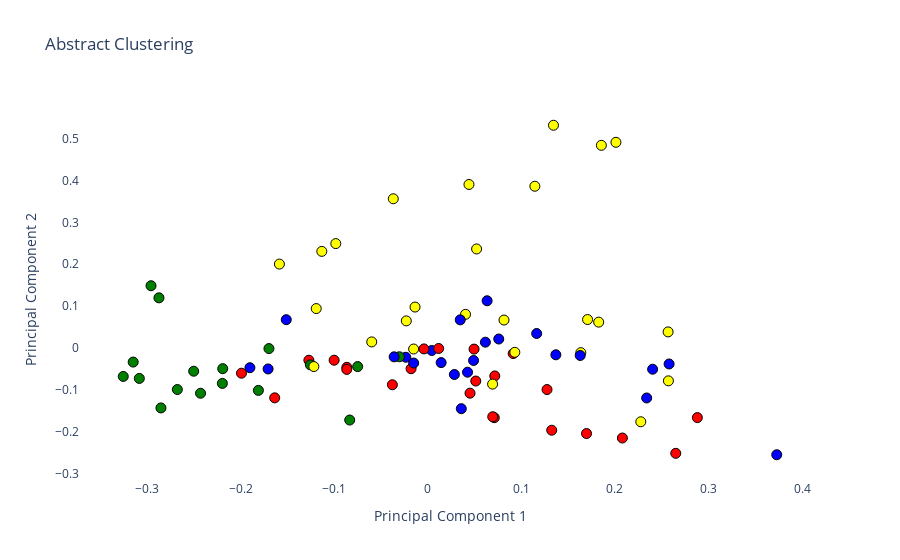

The notebook cell saved with this chart:
### Markdown cell above
### dynamic exploration

### Code cell
df['Cluster'] = cluster_labels

import plotly.graph_objects as go # Import the graphical object
import plotly.colors as colors


# Define custom colors for each cluster label
cluster_colors = ['red', 'blue', 'green', 'yellow', 'orange']

fig = go.Figure(data=go.Scatter(
    x=X_pca[:, 0], y=X_pca[:, 1],
    mode='markers',
    marker=dict(
        color=[cluster_colors[label] for label in cluster_labels],
        size=10,  # Adjust the marker size here
        line=dict(width=1, color='Black')
    ),
    hovertemplate='<b>Title:</b> %{text}',
    text=df['title']
))


# Set plot title and axis labels
fig.update_layout(
    title='Abstract Clustering',
    xaxis_title='Principal Component 1',
    yaxis_title='Principal Component 2',
    plot_bgcolor='white'  # Set the background color to white
)

plot(fig,
     image_filename='abstracts_cluster_bert_plot_1', 
     image='png', 
     image_width=1000, 
     image_height=800
)

# Show the plot
fig.show()

### Figure 1 — Plotly figure (JSON) as saved in the notebook; plotly's stock layout.template omitted (floating-point values rounded to 4 significant figures)
{"data": [{"hovertemplate": "<b>Title:</b> %{text}", "marker": {"color": ["green", "blue", "green", "yellow", "green", "red", "red", "blue", "green", "green", "blue", "blue", "green", "red", "yellow", "green", "red", "red", "blue", "blue", "blue", "yellow", "red", "blue", "yellow", "green", "yellow", "red", "yellow", "blue", "red", "red", "yellow", "red", "yellow", "red", "red", "green", "red", "green", "blue", "blue", "blue", "yellow", "yellow", "yellow", "red", "red", "yellow", "blue", "blue", "yellow", "red", "yellow", "green", "red", "red", "blue", "red", "yellow", "blue", "green", "green", "green", "blue", "yellow", "yellow", "yellow", "yellow", "red", "red", "yellow", "blue", "blue", "green", "blue", "red", "green", "red", "yellow", "yellow", "yellow", "blue", "yellow", "blue", "yellow", "yellow", "green", "blue"], "line": {"color": "Black", "width": 1}, "size": 10}, "mode": "markers", "text": ["A Deep Learning Approach to Refine the Identification of High-Quality Clinical Research Articles From the Biomedical Literature: Protocol for Algorithm Development and Validation", "Text mining-based word representations for biomedical data analysis and protein-protein interaction networks in machine learning tasks", "Using the contextual language model BERT for multi-criteria classification of scientific articles", "Integrating heterogeneous knowledge graphs into drug-drug interaction extraction from the literature", "srBERT: automatic article classification model for systematic review using BERT", "STonKGs: a sophisticated transformer trained on biomedical text and knowledge graphs", "Concept recognition as a machine translation problem", "Improving reference prioritisation with PICO recognition", "LitCovid in 2022: an information resource for the COVID-19 literature", "LitCovid: an open database of COVID-19 literature", "A general approach for improving deep learning-based medical relation extraction using a pre-trained model and fine-tuning", "Biomedical named entity recognition using deep neural networks with contextual information", "The Classification of Short Scientific Texts Using Pretrained BERT Model", "Discovering Thematically Coherent Biomedical Documents Using Contextualized Bidirectional Encoder Representations from Transformers-Based Clustering", "IMSE: interaction information attention and molecular structure based drug drug interaction extraction", "Large-scale protein-protein post-translational modification extraction with distant supervision and confidence calibrated BioBERT", "Bioformer: an efficient transformer language model for biomedical text mining", "Unsupervised Event Graph Representation and Similarity Learning on Biomedical Literature", "Parallel sequence tagging for concept recognition", "Extraction of knowledge graph of Covid-19 through mining of unstructured biomedical corpora", "Limitations of Transformers on Clinical Text Classification", "An automated approach to identify scientific publications reporting pharmacokinetic parameters", "Extracting Concepts for Precision Oncology from the Biomedical Literature", "MarkerGenie: an NLP-enabled text-mining system for biomedical entity relation extraction", "Leveraging Contextual Information in Extracting Long Distance Relations from Clinical Notes", "Development and validation of a machine-learning algorithm to predict the relevance of scientific articles within the field of teratology", "Exploring the effects of drug, disease, and protein dependencies on biomedical named entity recognition: A comparative analysis", "A practical approach towards causality mining in clinical text using active transfer learning", "Pharmacovigilance with Transformers: A Framework to Detect Adverse Drug Reactions Using BERT Fine-Tuned with FARM", "The New Version of the ANDDigest Tool with Improved AI-Based Short Names Recognition", "BERT-based Ranking for Biomedical Entity Normalization", "Classifying literature mentions of biological pathogens as experimentally studied using natural language processing", "Drug-Drug Interaction Extraction from Biomedical Text using Relation BioBERT with BLSTM", "BertMCN: Mapping colloquial phrases to standard medical concepts using BERT and highway network", "Dependency parsing of biomedical text with BERT", "EvidenceMap: a three-level knowledge representation for medical evidence computation and comprehension", "A neuro-symbolic method for understanding free-text medical evidence", "Emati: a recommender system for biomedical literature based on supervised learning", "Bat4RCT: A suite of benchmark data and baseline methods for text classification of randomized controlled trials", "Ensemble of deep learning language models to support the creation of living systematic reviews for the COVID-19 literature: a retrospective study", "Thesaurus-based word embeddings for automated biomedical literature classification", "BERT-GT: Cross-sentence n-ary relation extraction with BERT and graph transformer", "BioBERT: a pre-trained biomedical language representation model for biomedical text mining", "BertSRC: transformer-based semantic relation classification", "Drug knowledge discovery via multi-task learning and pre-trained models", "pubmedKB: an interactive web server for exploring biomedical entity relations in the biomedical literature", "Distinguished representation of identical mentions in bio-entity coreference resolution", "A BERT-based ensemble learning approach for the BioCreative VII challenges: full-text chemical identification and multi-label classification in PubMed articles", "Neural Multi-Task Learning for Adverse Drug Reaction Extraction", "Extracting chemical-induced disease relation by integrating a hierarchical concentrative attention and a hybrid graph-based neural network", "PhenoTagger: A Hybrid Method for Phenotype Concept Recognition using Human Phenotype Ontology", "BioGPT: generative pre-trained transformer for biomedical text generation and mining", "Identification of Semantically Similar Sentences in Clinical Notes: Iterative Intermediate Training Using Multi-Task Learning", "LiSA: an assisted literature search pipeline for detecting serious adverse drug events with deep learning", "Towards Automated Screening of Literature on Artificial Intelligence in Nursing", "Summarization of biomedical articles using domain-specific word embeddings and graph ranking", "Deep contextualized embeddings for quantifying the informative content in biomedical text summarization", "Automatic data extraction to support meta-analysis statistical analysis: a case study on breast cancer", "Benchmarking for biomedical natural language processing tasks with a domain specific ALBERT", "Understanding Clinical Trial Reports: Extracting Medical Entities and Their Relations", "Bio-AnswerFinder: a system to find answers to questions from biomedical texts", "A real-world evaluation of the implementation of NLP technology in abstract screening of a systematic review", "Deep semi-supervised learning ensemble framework for classifying co-mentions of human proteins and phenotypes", "Natural language processing was effective in assisting rapid title and abstract screening when updating systematic reviews", "Multi-class classification of COVID-19 documents using machine learning algorithms", "Discovering novel drug-supplement interactions using SuppKG generated from the biomedical literature", "Extraction of causal relations based on SBEL and BERT model", "Relation extraction from DailyMed structured product labels by optimally combining crowd, experts and machines", "Predicting drug characteristics using biomedical text embedding", "Investigation of improving the pre-training and fine-tuning of BERT model for biomedical relation extraction", "Application of BERT to Enable Gene Classification Based on Clinical Evidence", "Chemical-protein interaction extraction via Gaussian probability distribution and external biomedical knowledge", "Biomedical named entity recognition using BERT in the machine reading comprehension framework", "Attention guided capsule networks for chemical-protein interaction extraction", "Automating Quality Assessment of Medical Evidence in Systematic Reviews: Model Development and Validation Study", "De-identification of Clinical Text via Bi-LSTM-CRF with Neural Language Models", "Improvement of intervention information detection for automated clinical literature screening during systematic review", "Clinical study type classification, validation, and PubMed filter comparison with natural language processing and active learning", "Improving broad-coverage medical entity linking with semantic type prediction and large-scale datasets", "Risk of bias assessment in preclinical literature using natural language processing", "Machine learning approach to identify adverse events in scientific biomedical literature", "Mining a stroke knowledge graph from literature", "MetaboListem and TABoLiSTM: Two Deep Learning Algorithms for Metabolite Named Entity Recognition", "TP-DDI: Transformer-based pipeline for the extraction of Drug-Drug Interactions", "A deep-learning system bridging molecule structure and biomedical text with comprehension comparable to human professionals", "Drug repurposing for COVID-19 via knowledge graph completion", "Biomedical named entity recognition with the combined feature attention and fully-shared multi-task learning", "A hybrid algorithm for clinical decision support in precision medicine based on machine learning", "BioByGANS: biomedical named entity recognition by fusing contextual and syntactic features through graph attention network in node classification framework"], "type": "scatter", "x": [-0.243, 0.07578, -0.2196, 0.1144, -0.08353, 0.07151, 0.05119, -0.1707, -0.2874, -0.2959, 0.2339, 0.1368, -0.1811, 0.1696, 0.1854, -0.1698, 0.07099, 0.09119, 0.004219, 0.06334, 0.03575, -0.1193, -0.0379, 0.04886, 0.08138, -0.2192, 0.2568, -0.004153, 0.04028, -0.1513, 0.265, -0.1272, 0.04396, 0.06936, 0.06919, -0.1992, -0.1002, -0.1256, -0.08657, -0.2503, -0.02358, 0.2402, 0.3729, 0.1635, 0.1707, -0.01521, 0.01157, -0.01794, 0.0521, 0.0615, 0.04241, 0.2276, 0.04507, -0.1133, -0.3084, 0.1274, 0.2079, -0.1902, 0.1324, -0.05998, 0.0142, -0.3256, -0.03045, -0.2853, -0.03602, -0.02303, 0.09295, -0.03693, 0.1343, 0.2881, -0.08664, 0.1826, 0.1628, 0.1163, -0.315, 0.02834, -0.1637, -0.2678, 0.0494, -0.1219, -0.1587, -0.01369, -0.01517, 0.201, 0.03461, -0.09837, 0.2571, -0.075, 0.2578], "y": [-0.1081, 0.02133, -0.0846, 0.3861, -0.1721, -0.06684, -0.07899, -0.05014, 0.1196, 0.1485, -0.1194, -0.01633, -0.1013, -0.2044, 0.4838, -0.001466, -0.1665, -0.01339, -0.006109, 0.1127, -0.1449, 0.09405, -0.08787, -0.02983, 0.06665, -0.04944, 0.03833, -0.002279, 0.08026, 0.06755, -0.2516, -0.02929, 0.3903, -0.1642, -0.0863, -0.06029, -0.02925, -0.04034, -0.04623, -0.05556, -0.02223, -0.05076, -0.255, -0.01121, 0.06787, -0.002493, -0.001272, -0.04955, 0.2364, 0.01382, -0.05784, -0.1762, -0.108, 0.2306, -0.07271, -0.09933, -0.215, -0.04715, -0.1964, 0.01446, -0.03497, -0.06802, -0.02108, -0.1432, -0.02119, 0.06465, -0.01037, 0.3562, 0.5317, -0.1663, -0.05117, 0.06164, -0.01796, 0.03448, -0.0337, -0.06344, -0.1191, -0.09925, -0.002717, -0.0444, 0.2003, 0.09765, -0.03604, 0.491, 0.06707, 0.2492, -0.07853, -0.0445, -0.03824]}], "layout": {"autosize": true, "plot_bgcolor": "white", "title": {"text": "Abstract Clustering"}, "xaxis": {"autorange": true, "range": [-0.3673, 0.4146], "title": {"text": "Principal Component 1"}, "type": "linear"}, "yaxis": {"autorange": true, "range": [-0.3352, 0.612], "title": {"text": "Principal Component 2"}, "type": "linear"}}}
